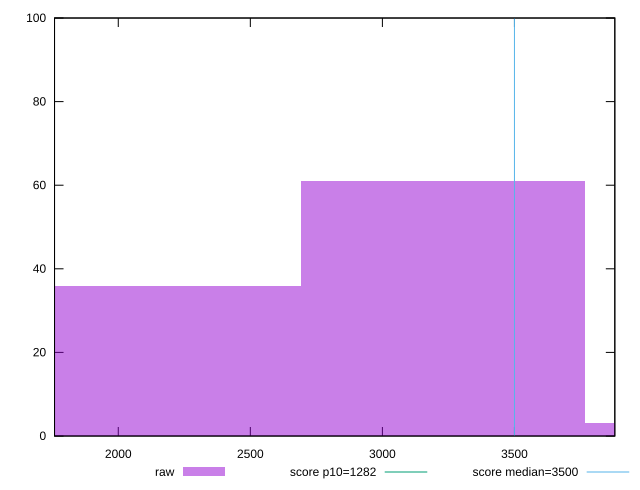

This chart was generated by the following gnuplot code:
reset

$raw <<EOF
2152.0552247779005 36
3228.082837166851 61
4304.110449555801 3
EOF

set key outside below
set boxwidth 1076.0276123889503
set xrange [1758.6760000000004:3880.0159999999983]
set yrange [0:100]
set trange [0:100]
set style fill transparent solid 0.5 noborder

set parametric
set terminal svg size 640, 490 enhanced background rgb 'white'
set output "report/report_00029_2021-02-24T13-36-40.390Z/bootup-time/samples/astro/raw/histogram.svg"

plot $raw title "raw" with boxes, \
     1282,t title "score p10=1282", \
     3500,t title "score median=3500"

reset
